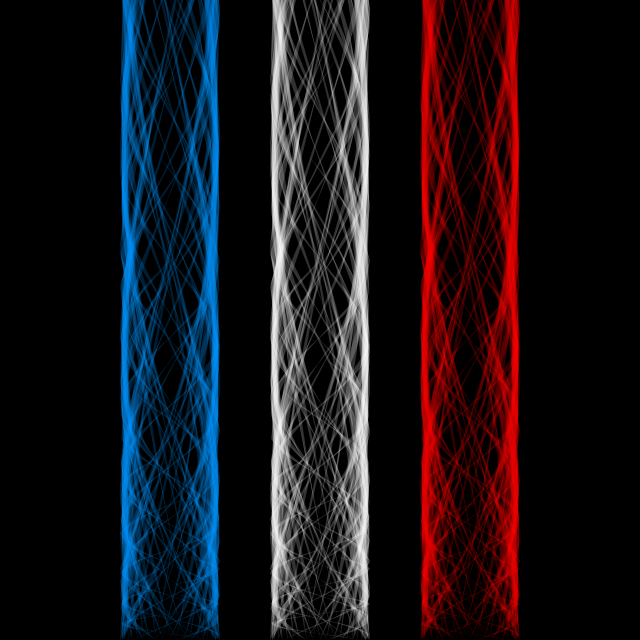
Frame 1 (no input)
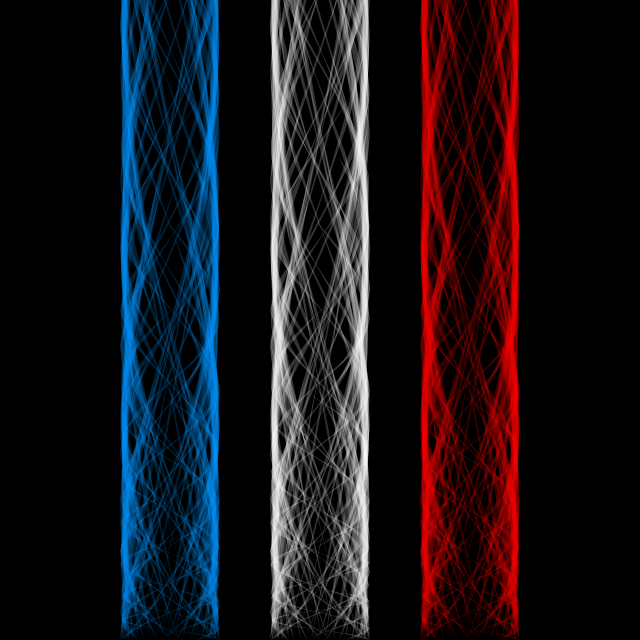
Frame 60 (the mouse pressed at the canvas centre just before this capture)
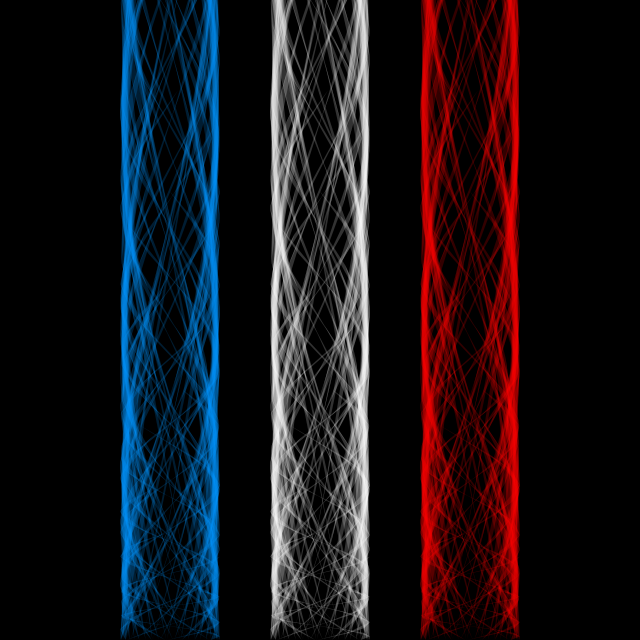
Frame 120 (the mouse held since frame 60 and released just before this capture)

The Processing sketch that drew these frames (run headless with seeded random() and noise(); from frame 60 on, the mouse is pressed at the canvas centre):

// Processing sketch: processing_177056
// ── processing_177056.pde

float num;

void setup() {

  size(640, 640);

  noStroke();

}

 

void draw() {

  background(0);

  fill(255, 255, 255, 50);

  translate(width/2, height);

  for (int q = 60; q > 0; q--) {

    beginShape(TRIANGLE_STRIP);

    for (int i = 0; i < 180; i+=12) {

      float d = map(q, 60, 0, 12, 0.1);

      vertex(sin(q+i+num)*50, -i*d);

    }

    endShape();

  }

  fill( 0, 150, 255, 50);

  for (int q = 60; q > 0; q--) {

    beginShape(TRIANGLE_STRIP);

    for (int i = 0; i < 180; i+=12) {

      float d = map(q, 60, 0, 12, 0.1);

      vertex(-150+sin(q+i+num)*50, -i*d);

    }

    endShape();

  }

  fill(255, 0, 0, 50);

  for (int q = 60; q > 0; q--) {

    beginShape(TRIANGLE_STRIP);

    for (int i = 0; i < 180; i+=12) {

      float d = map(q, 60, 0, 12, 0.1);

      vertex(150+sin(q+i+num)*50, -i*d);

    }

    endShape();

  }

  num+=0.01;

}
